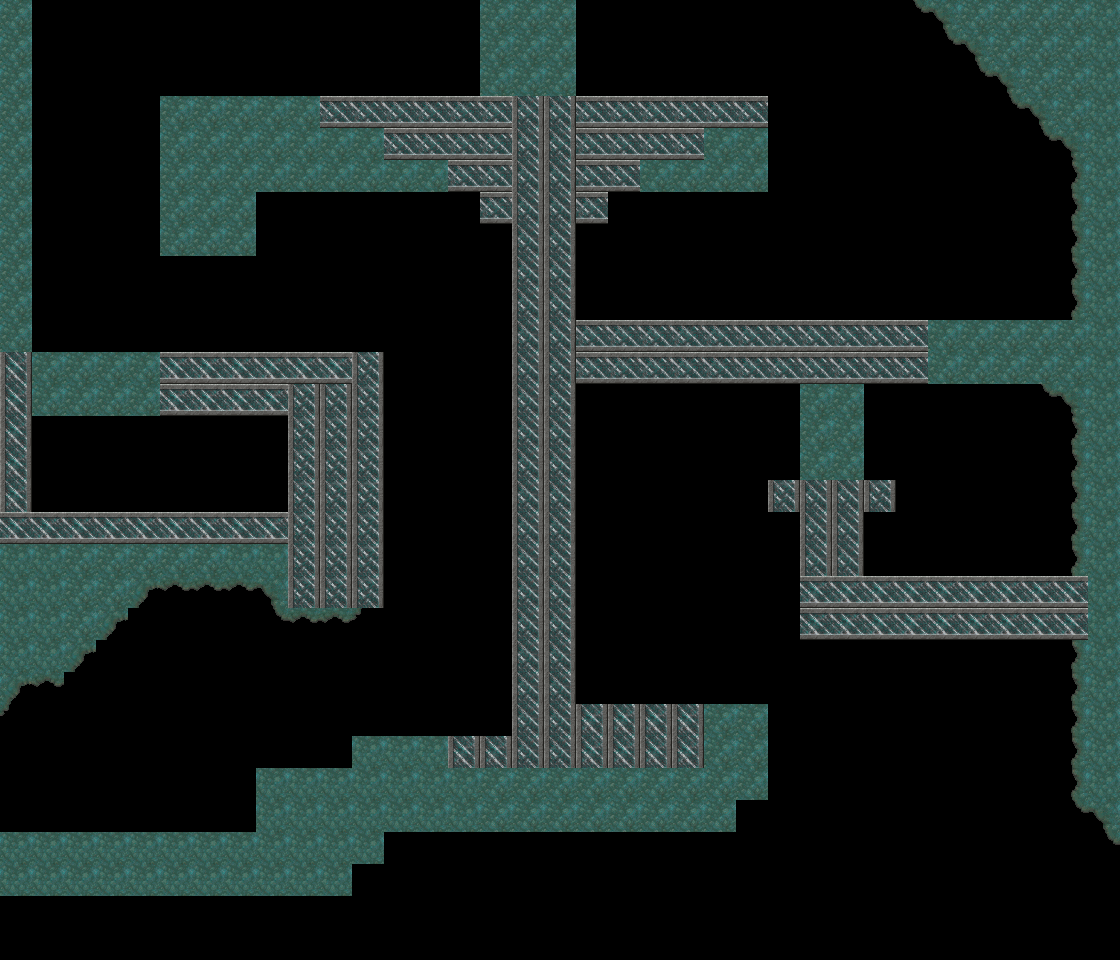

Rendered tile map (Tiled .tmx) drawn with the repository's tilesets; below, a short description and the map source with its tile grids summarised:
An orthogonal 35x30 tile map with 32x32 px tiles, 2 tile layers (Destructible, Indestructible).

<map version="1.0" orientation="orthogonal" width="35" height="30" tilewidth="32" tileheight="32">
 <tileset firstgid="1" name="Level2" tilewidth="32" tileheight="32">
  <image source="../images/alien-planet-tileset.gif" width="384" height="2304" />
 </tileset>
 <layer name="Destructible" width="35" height="30">
  <data>[1050 cells, 235 non-empty, 12 distinct tile ids]</data>
 </layer>
 <layer name="Indestructible" width="35" height="30">
  <data>[1050 cells, 172 non-empty, 6 distinct tile ids]</data>
 </layer>
</map>